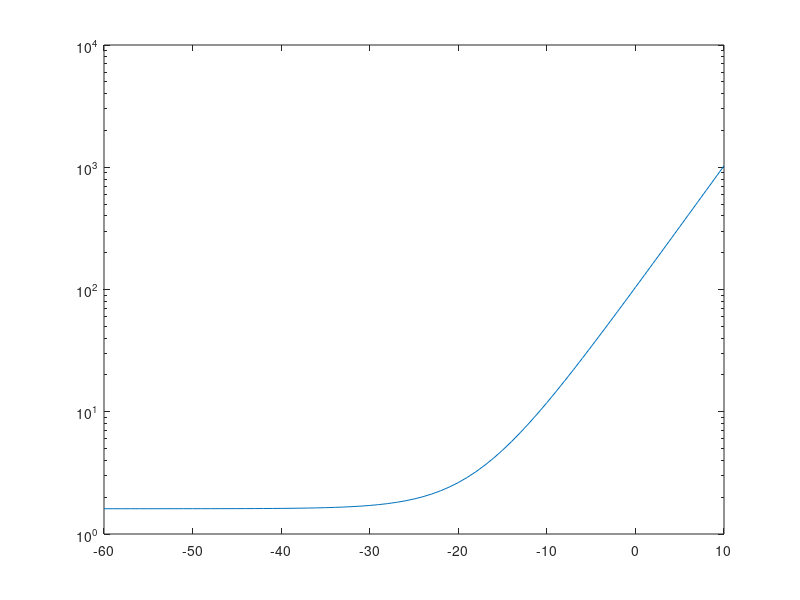

MATLAB code for this plot:
clear all
close all
clc

ls=dir('*.sgn');

Power=zeros(1,length(ls));
Var=zeros(1,length(ls));

for i=1:length(ls)
    data=readSignal(ls(i).name);
    clc
    Power(i)=str2num(ls(i).name(1:length(ls(i).name)-4));
    Var(i)=var(data);
end

Power
Var

h=6.6260e-34;
c=299790000;
PdBm=-60:10;
rho=1;
g=1e6;
B=16/20e-12;
wvl=1550e-9;

VarT=1.6096261407+rho^2*g^2*B*h*c/wvl*10.^(PdBm/10)/1000;

figure
semilogy(PdBm,VarT)
hold on
semilogy(-Power,Var,'*')